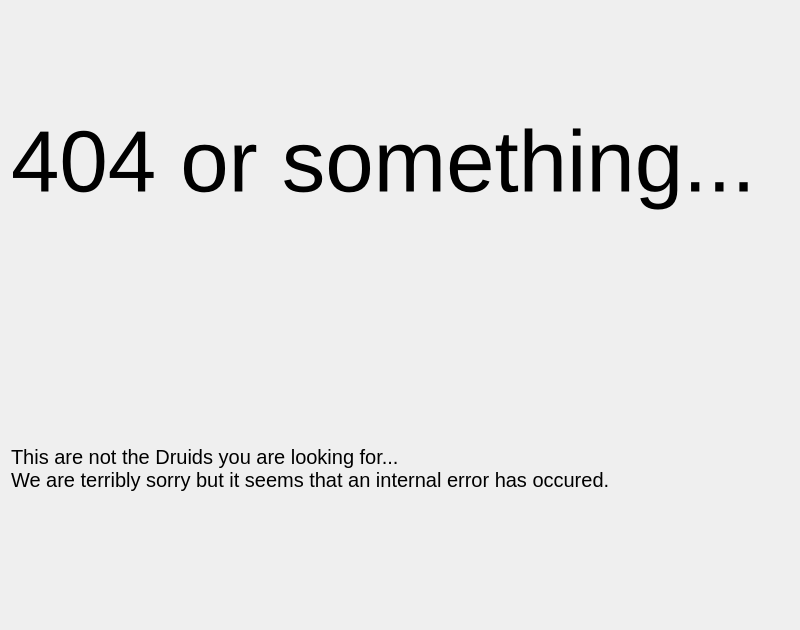
<?xml version="1.0" encoding="UTF-8"?>
<ui version="4.0">
 <class>ErrorPage</class>
 <widget class="QWidget" name="ErrorPage">
  <property name="geometry">
   <rect>
    <x>0</x>
    <y>0</y>
    <width>800</width>
    <height>630</height>
   </rect>
  </property>
  <property name="windowTitle">
   <string>Form</string>
  </property>
  <layout class="QVBoxLayout" name="verticalLayout">
   <item>
    <widget class="QLabel" name="label_2">
     <property name="font">
      <font>
       <pointsize>65</pointsize>
      </font>
     </property>
     <property name="text">
      <string>404 or something...</string>
     </property>
    </widget>
   </item>
   <item>
    <widget class="QLabel" name="label">
     <property name="font">
      <font>
       <pointsize>15</pointsize>
      </font>
     </property>
     <property name="text">
      <string>This are not the Druids you are looking for...
We are terribly sorry but it seems that an internal error has occured.</string>
     </property>
    </widget>
   </item>
  </layout>
 </widget>
 <resources/>
 <connections/>
</ui>
